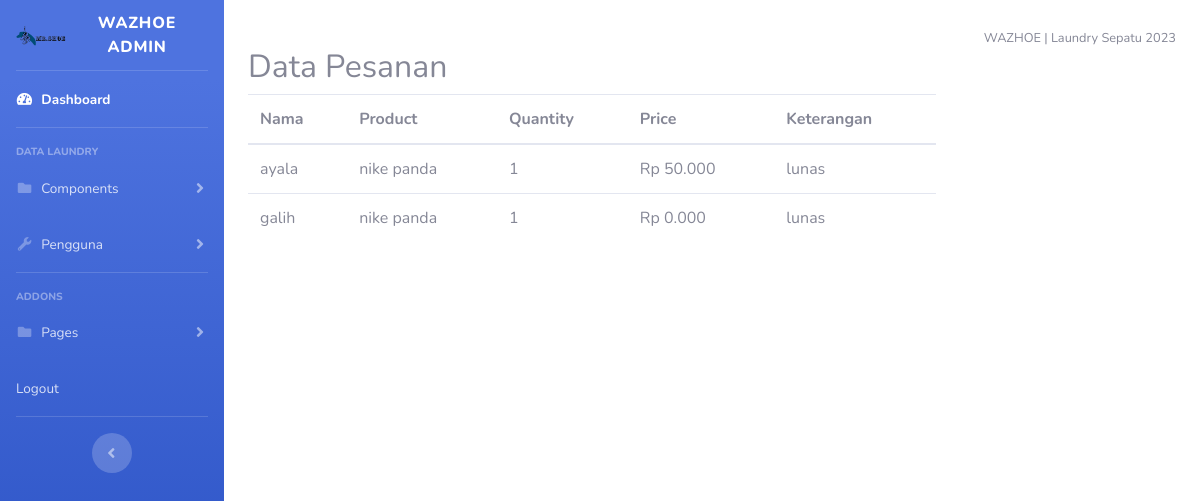
The page /Admin/routes/pembayaran.php on the database its author committed.
### tables this page shows
CREATE TABLE `pemesanan` (
  `id` int(11) NOT NULL,
  `nama` varchar(155) NOT NULL,
  `email` varchar(155) NOT NULL,
  `kategori` varchar(55) NOT NULL,
  `brand` varchar(55) NOT NULL,
  `quantity` int(11) NOT NULL,
  `Alamat` text NOT NULL,
  `keterangan` varchar(50) NOT NULL
);

CREATE TABLE `kategori` (
  `id_kategori` int(11) NOT NULL,
  `jenis` varchar(25) NOT NULL,
  `jenis_khusus` varchar(25) NOT NULL,
  `keterangan` text NOT NULL,
  `image` varchar(64) NOT NULL,
  `Harga` double(10,6) NOT NULL
);

### Admin/routes/pembayaran.php (called while the page is built)
<?php
include '../views/header.php';
include '../views/data_pembayaran.php';
include '../views/footer.php'
?>

### Admin/views/data_pembayaran.php (the view, shortened to what this page needs)
<?php
require_once '../../database/functions.php';
$data = [];
$sql = "SELECT pemesanan.*, kategori.Harga AS kategori_harga
        FROM pemesanan
        LEFT JOIN kategori ON pemesanan.kategori = kategori.id_kategori";
$getData = mysqli_query($db, $sql);
if ($getData) {
    while ($row = mysqli_fetch_assoc($getData)) {
        $data[] = $row;
    }
} else {
    echo "Error: " . mysqli_error($db);
}
?>
<div class="container mt-5">
    <h2>Data Pesanan</h2>
    <table class="table">
        <thead>
            <tr>
                <th scope="col">Nama</th>
                <th scope="col">Product</th>
                <th scope="col">Quantity</th>
                <th scope="col">Price</th>
                <th scope="col">Keterangan</th>
            </tr>
        </thead>
        <tbody>
            <?php foreach ($data as $row): ?>
                <tr>
                    <td><?= $row['nama'] ?></td>
                    <td><?= $row['brand'] ?></td>
                    <td><?= $row['quantity'] ?></td>
                    <td>Rp <?= number_format($row['kategori_harga']) ?>.000</td>
                    <td>lunas</td>
                </tr>
            <?php endforeach; ?>
        </tbody>
    </table>
</div>

### rows shown on the page
pemesanan: nama "ayala", brand "nike panda", quantity "1", kategori.Harga "50"
pemesanan: nama "galih", brand "nike panda", quantity "1", kategori_harga "0"
